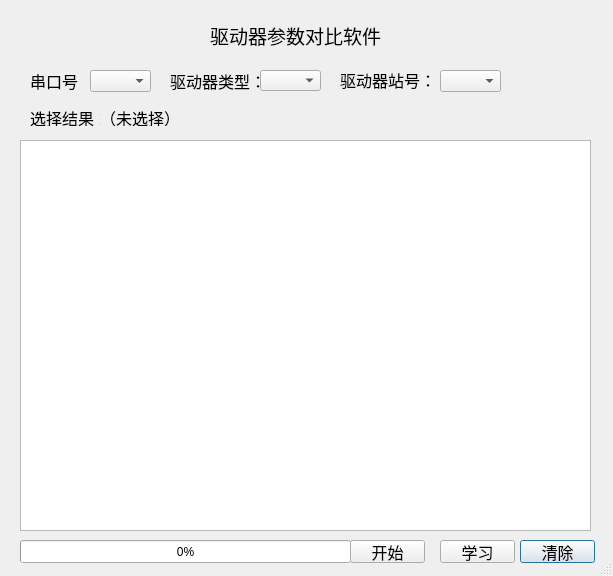
<?xml version="1.0" encoding="UTF-8"?>
<ui version="4.0">
 <class>Dialog</class>
 <widget class="QDialog" name="Dialog">
  <property name="geometry">
   <rect>
    <x>0</x>
    <y>0</y>
    <width>613</width>
    <height>576</height>
   </rect>
  </property>
  <property name="windowTitle">
   <string>Dialog</string>
  </property>
  <property name="sizeGripEnabled">
   <bool>true</bool>
  </property>
  <widget class="QPushButton" name="pushButton_close">
   <property name="geometry">
    <rect>
     <x>520</x>
     <y>540</y>
     <width>75</width>
     <height>23</height>
    </rect>
   </property>
   <property name="font">
    <font>
     <family>华文楷体</family>
     <pointsize>12</pointsize>
    </font>
   </property>
   <property name="text">
    <string>清除</string>
   </property>
   <property name="icon">
    <iconset resource="apprcc.qrc">
     <normaloff>:/pic/cleck.png</normaloff>:/pic/cleck.png</iconset>
   </property>
  </widget>
  <widget class="QLabel" name="label2">
   <property name="geometry">
    <rect>
     <x>210</x>
     <y>20</y>
     <width>211</width>
     <height>31</height>
    </rect>
   </property>
   <property name="font">
    <font>
     <family>隶书</family>
     <pointsize>14</pointsize>
    </font>
   </property>
   <property name="text">
    <string>驱动器参数对比软件</string>
   </property>
   <property name="scaledContents">
    <bool>true</bool>
   </property>
  </widget>
  <widget class="QLabel" name="label_7">
   <property name="geometry">
    <rect>
     <x>30</x>
     <y>70</y>
     <width>51</width>
     <height>21</height>
    </rect>
   </property>
   <property name="font">
    <font>
     <family>华文楷体</family>
     <pointsize>12</pointsize>
    </font>
   </property>
   <property name="text">
    <string>串口号</string>
   </property>
  </widget>
  <widget class="QComboBox" name="comboBox_province">
   <property name="geometry">
    <rect>
     <x>90</x>
     <y>70</y>
     <width>61</width>
     <height>22</height>
    </rect>
   </property>
  </widget>
  <widget class="QComboBox" name="comboBox_city">
   <property name="geometry">
    <rect>
     <x>260</x>
     <y>70</y>
     <width>61</width>
     <height>21</height>
    </rect>
   </property>
  </widget>
  <widget class="QComboBox" name="comboBox_town">
   <property name="geometry">
    <rect>
     <x>440</x>
     <y>70</y>
     <width>61</width>
     <height>22</height>
    </rect>
   </property>
  </widget>
  <widget class="QLabel" name="label_34">
   <property name="geometry">
    <rect>
     <x>170</x>
     <y>70</y>
     <width>101</width>
     <height>21</height>
    </rect>
   </property>
   <property name="font">
    <font>
     <family>华文楷体</family>
     <pointsize>12</pointsize>
    </font>
   </property>
   <property name="text">
    <string>驱动器类型：</string>
   </property>
  </widget>
  <widget class="QLabel" name="label_4">
   <property name="geometry">
    <rect>
     <x>340</x>
     <y>70</y>
     <width>91</width>
     <height>20</height>
    </rect>
   </property>
   <property name="font">
    <font>
     <family>华文楷体</family>
     <pointsize>12</pointsize>
    </font>
   </property>
   <property name="text">
    <string>驱动器站号：</string>
   </property>
  </widget>
  <widget class="QLabel" name="label_5">
   <property name="geometry">
    <rect>
     <x>30</x>
     <y>110</y>
     <width>71</width>
     <height>16</height>
    </rect>
   </property>
   <property name="font">
    <font>
     <family>华文楷体</family>
     <pointsize>12</pointsize>
    </font>
   </property>
   <property name="text">
    <string>选择结果：</string>
   </property>
  </widget>
  <widget class="QPushButton" name="pushButton_ok">
   <property name="geometry">
    <rect>
     <x>350</x>
     <y>540</y>
     <width>75</width>
     <height>23</height>
    </rect>
   </property>
   <property name="font">
    <font>
     <family>华文楷体</family>
     <pointsize>12</pointsize>
    </font>
   </property>
   <property name="text">
    <string>开始</string>
   </property>
   <property name="icon">
    <iconset resource="apprcc.qrc">
     <normaloff>:/pic/run2.jpg</normaloff>:/pic/run2.jpg</iconset>
   </property>
  </widget>
  <widget class="QLabel" name="lblResult">
   <property name="geometry">
    <rect>
     <x>100</x>
     <y>110</y>
     <width>291</width>
     <height>16</height>
    </rect>
   </property>
   <property name="font">
    <font>
     <family>华文楷体</family>
     <pointsize>12</pointsize>
    </font>
   </property>
   <property name="text">
    <string>（未选择）</string>
   </property>
  </widget>
  <widget class="QTextEdit" name="textEdit">
   <property name="geometry">
    <rect>
     <x>20</x>
     <y>140</y>
     <width>571</width>
     <height>391</height>
    </rect>
   </property>
  </widget>
  <widget class="QProgressBar" name="progressBar">
   <property name="geometry">
    <rect>
     <x>20</x>
     <y>540</y>
     <width>331</width>
     <height>23</height>
    </rect>
   </property>
   <property name="maximum">
    <number>512</number>
   </property>
   <property name="value">
    <number>1</number>
   </property>
  </widget>
  <widget class="QLabel" name="label_log2">
   <property name="geometry">
    <rect>
     <x>0</x>
     <y>0</y>
     <width>91</width>
     <height>71</height>
    </rect>
   </property>
   <property name="text">
    <string/>
   </property>
   <property name="pixmap">
    <pixmap resource="apprcc.qrc">:/pic/lg3jpg.jpg</pixmap>
   </property>
   <property name="scaledContents">
    <bool>true</bool>
   </property>
  </widget>
  <widget class="QPushButton" name="pushButton_study">
   <property name="geometry">
    <rect>
     <x>440</x>
     <y>540</y>
     <width>75</width>
     <height>23</height>
    </rect>
   </property>
   <property name="font">
    <font>
     <family>华文楷体</family>
     <pointsize>12</pointsize>
    </font>
   </property>
   <property name="text">
    <string>学习</string>
   </property>
   <property name="icon">
    <iconset>
     <normaloff>study2.jpg</normaloff>study2.jpg</iconset>
   </property>
  </widget>
 </widget>
 <resources>
  <include location="apprcc.qrc"/>
 </resources>
 <connections>
  <connection>
   <sender>pushButton_close</sender>
   <signal>clicked()</signal>
   <receiver>textEdit</receiver>
   <slot>clear()</slot>
   <hints>
    <hint type="sourcelabel">
     <x>542</x>
     <y>542</y>
    </hint>
    <hint type="destinationlabel">
     <x>465</x>
     <y>494</y>
    </hint>
   </hints>
  </connection>
 </connections>
</ui>
